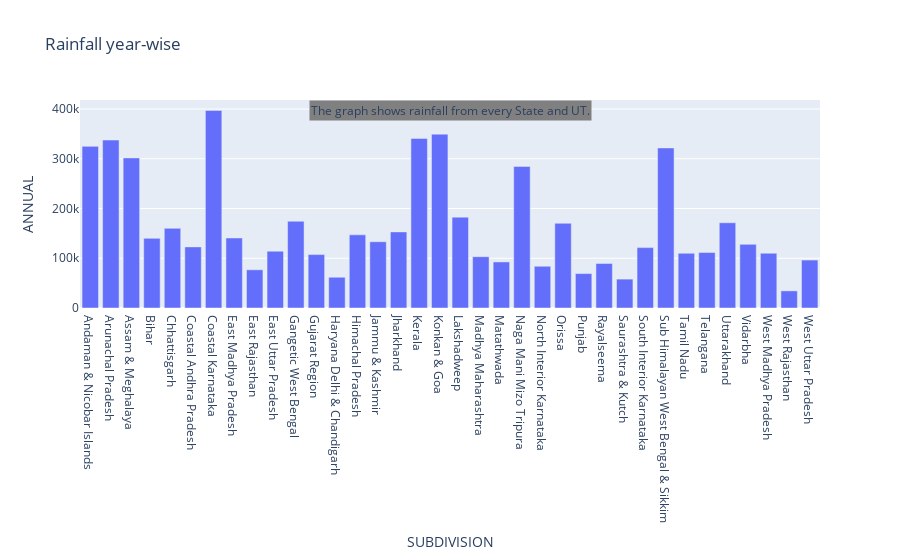

The code cell stored with this chart in its notebook:
### Code cell
# rainfall state-wise
fig = px.bar(grouped_obj, x=grouped_obj.index, y='ANNUAL', title='State-wise')
conclusion = 'The graph shows rainfall from every State and UT.'
fig.add_annotation(text=conclusion, xref='paper', yref='paper', x=.5, y=1, bgcolor='grey', showarrow=False, font=dict(size=12))
fig.show()

### Figure 1 — Plotly figure (JSON) as saved in the notebook; plotly's stock layout.template omitted (floating-point values rounded to 4 significant figures)
{"data": [{"alignmentgroup": "True", "hovertemplate": "SUBDIVISION=%{x}<br>ANNUAL=%{y}<extra></extra>", "legendgroup": "", "marker": {"color": "#636efa", "pattern": {"shape": ""}}, "name": "", "offsetgroup": "", "orientation": "v", "showlegend": false, "textposition": "auto", "type": "bar", "x": ["Andaman & Nicobar Islands", "Arunachal Pradesh", "Assam & Meghalaya", "Bihar", "Chhattisgarh", "Coastal Andhra Pradesh", "Coastal Karnataka", "East Madhya Pradesh", "East Rajasthan", "East Uttar Pradesh", "Gangetic West Bengal", "Gujarat Region", "Haryana Delhi & Chandigarh", "Himachal Pradesh", "Jammu & Kashmir", "Jharkhand", "Kerala", "Konkan & Goa", "Lakshadweep", "Madhya Maharashtra", "Matathwada", "Naga Mani Mizo Tripura", "North Interior Karnataka", "Orissa", "Punjab", "Rayalseema", "Saurashtra & Kutch", "South Interior Karnataka", "Sub Himalayan West Bengal & Sikkim", "Tamil Nadu", "Telangana", "Uttarakhand", "Vidarbha", "West Madhya Pradesh", "West Rajasthan", "West Uttar Pradesh"], "xaxis": "x", "y": [325000.0, 337700.0, 301800.0, 140000.0, 160200.0, 122900.0, 397300.0, 140800.0, 76810.0, 114200.0, 174400.0, 107400.0, 61830.0, 147000.0, 133200.0, 153000.0, 340968, 349500.0, 182700.0, 103100.0, 92630.0, 284600.0, 83910.0, 170300.0, 69200.0, 89500.0, 58080.0, 121400.0, 321813, 110000.0, 111500.0, 171300.0, 127945, 110200.0, 34410.0, 96396], "yaxis": "y"}], "layout": {"annotations": [{"bgcolor": "grey", "font": {"size": 12}, "showarrow": false, "text": "The graph shows rainfall from every State and UT.", "x": 0.5, "xref": "paper", "y": 1, "yref": "paper"}], "barmode": "relative", "legend": {"tracegroupgap": 0}, "title": {"text": "Rainfall year-wise"}, "xaxis": {"anchor": "y", "domain": [0, 1], "title": {"text": "SUBDIVISION"}}, "yaxis": {"anchor": "x", "domain": [0, 1], "title": {"text": "ANNUAL"}}}}
